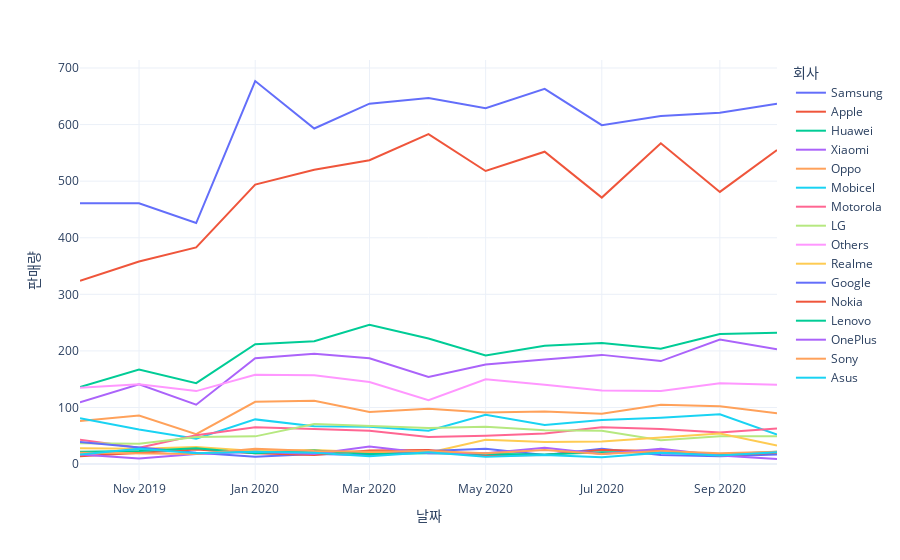

Write notebook code for a chart like this one.
### Code cell
df.melt(id_vars='Date').set_axis(['날짜','회사','판매량'],axis=1)\
.plot.line(
    x='날짜',y='판매량',
    color='회사'
)

### Figure 1 — Plotly figure (JSON) as saved in the notebook; plotly's stock layout.template omitted (floating-point values rounded to 4 significant figures)
{"data": [{"hovertemplate": "회사=Samsung<br>날짜=%{x}<br>판매량=%{y}<extra></extra>", "legendgroup": "Samsung", "line": {"color": "#636efa", "dash": "solid"}, "marker": {"symbol": "circle"}, "mode": "lines", "name": "Samsung", "orientation": "v", "showlegend": true, "type": "scatter", "x": ["2019-10", "2019-11", "2019-12", "2020-01", "2020-02", "2020-03", "2020-04", "2020-05", "2020-06", "2020-07", "2020-08", "2020-09", "2020-10"], "xaxis": "x", "y": [461, 461, 426, 677, 593, 637, 647, 629, 663, 599, 615, 621, 637], "yaxis": "y"}, {"hovertemplate": "회사=Apple<br>날짜=%{x}<br>판매량=%{y}<extra></extra>", "legendgroup": "Apple", "line": {"color": "#EF553B", "dash": "solid"}, "marker": {"symbol": "circle"}, "mode": "lines", "name": "Apple", "orientation": "v", "showlegend": true, "type": "scatter", "x": ["2019-10", "2019-11", "2019-12", "2020-01", "2020-02", "2020-03", "2020-04", "2020-05", "2020-06", "2020-07", "2020-08", "2020-09", "2020-10"], "xaxis": "x", "y": [324, 358, 383, 494, 520, 537, 583, 518, 552, 471, 567, 481, 555], "yaxis": "y"}, {"hovertemplate": "회사=Huawei<br>날짜=%{x}<br>판매량=%{y}<extra></extra>", "legendgroup": "Huawei", "line": {"color": "#00cc96", "dash": "solid"}, "marker": {"symbol": "circle"}, "mode": "lines", "name": "Huawei", "orientation": "v", "showlegend": true, "type": "scatter", "x": ["2019-10", "2019-11", "2019-12", "2020-01", "2020-02", "2020-03", "2020-04", "2020-05", "2020-06", "2020-07", "2020-08", "2020-09", "2020-10"], "xaxis": "x", "y": [136, 167, 143, 212, 217, 246, 222, 192, 209, 214, 204, 230, 232], "yaxis": "y"}, {"hovertemplate": "회사=Xiaomi<br>날짜=%{x}<br>판매량=%{y}<extra></extra>", "legendgroup": "Xiaomi", "line": {"color": "#ab63fa", "dash": "solid"}, "marker": {"symbol": "circle"}, "mode": "lines", "name": "Xiaomi", "orientation": "v", "showlegend": true, "type": "scatter", "x": ["2019-10", "2019-11", "2019-12", "2020-01", "2020-02", "2020-03", "2020-04", "2020-05", "2020-06", "2020-07", "2020-08", "2020-09", "2020-10"], "xaxis": "x", "y": [109, 141, 105, 187, 195, 187, 154, 176, 185, 193, 182, 220, 203], "yaxis": "y"}, {"hovertemplate": "회사=Oppo<br>날짜=%{x}<br>판매량=%{y}<extra></extra>", "legendgroup": "Oppo", "line": {"color": "#FFA15A", "dash": "solid"}, "marker": {"symbol": "circle"}, "mode": "lines", "name": "Oppo", "orientation": "v", "showlegend": true, "type": "scatter", "x": ["2019-10", "2019-11", "2019-12", "2020-01", "2020-02", "2020-03", "2020-04", "2020-05", "2020-06", "2020-07", "2020-08", "2020-09", "2020-10"], "xaxis": "x", "y": [76, 86, 53, 110, 112, 92, 98, 91, 93, 89, 105, 102, 90], "yaxis": "y"}, {"hovertemplate": "회사=Mobicel<br>날짜=%{x}<br>판매량=%{y}<extra></extra>", "legendgroup": "Mobicel", "line": {"color": "#19d3f3", "dash": "solid"}, "marker": {"symbol": "circle"}, "mode": "lines", "name": "Mobicel", "orientation": "v", "showlegend": true, "type": "scatter", "x": ["2019-10", "2019-11", "2019-12", "2020-01", "2020-02", "2020-03", "2020-04", "2020-05", "2020-06", "2020-07", "2020-08", "2020-09", "2020-10"], "xaxis": "x", "y": [81, 61, 45, 79, 67, 66, 59, 87, 69, 78, 82, 88, 52], "yaxis": "y"}, {"hovertemplate": "회사=Motorola<br>날짜=%{x}<br>판매량=%{y}<extra></extra>", "legendgroup": "Motorola", "line": {"color": "#FF6692", "dash": "solid"}, "marker": {"symbol": "circle"}, "mode": "lines", "name": "Motorola", "orientation": "v", "showlegend": true, "type": "scatter", "x": ["2019-10", "2019-11", "2019-12", "2020-01", "2020-02", "2020-03", "2020-04", "2020-05", "2020-06", "2020-07", "2020-08", "2020-09", "2020-10"], "xaxis": "x", "y": [43, 29, 51, 65, 62, 59, 48, 50, 54, 65, 62, 56, 63], "yaxis": "y"}, {"hovertemplate": "회사=LG<br>날짜=%{x}<br>판매량=%{y}<extra></extra>", "legendgroup": "LG", "line": {"color": "#B6E880", "dash": "solid"}, "marker": {"symbol": "circle"}, "mode": "lines", "name": "LG", "orientation": "v", "showlegend": true, "type": "scatter", "x": ["2019-10", "2019-11", "2019-12", "2020-01", "2020-02", "2020-03", "2020-04", "2020-05", "2020-06", "2020-07", "2020-08", "2020-09", "2020-10"], "xaxis": "x", "y": [37, 36, 48, 49, 71, 67, 64, 66, 60, 59, 42, 49, 49], "yaxis": "y"}, {"hovertemplate": "회사=Others<br>날짜=%{x}<br>판매량=%{y}<extra></extra>", "legendgroup": "Others", "line": {"color": "#FF97FF", "dash": "solid"}, "marker": {"symbol": "circle"}, "mode": "lines", "name": "Others", "orientation": "v", "showlegend": true, "type": "scatter", "x": ["2019-10", "2019-11", "2019-12", "2020-01", "2020-02", "2020-03", "2020-04", "2020-05", "2020-06", "2020-07", "2020-08", "2020-09", "2020-10"], "xaxis": "x", "y": [135, 141, 129, 158, 157, 145, 113, 150, 140, 130, 129, 143, 140], "yaxis": "y"}, {"hovertemplate": "회사=Realme<br>날짜=%{x}<br>판매량=%{y}<extra></extra>", "legendgroup": "Realme", "line": {"color": "#FECB52", "dash": "solid"}, "marker": {"symbol": "circle"}, "mode": "lines", "name": "Realme", "orientation": "v", "showlegend": true, "type": "scatter", "x": ["2019-10", "2019-11", "2019-12", "2020-01", "2020-02", "2020-03", "2020-04", "2020-05", "2020-06", "2020-07", "2020-08", "2020-09", "2020-10"], "xaxis": "x", "y": [28, 27, 30, 23, 25, 21, 20, 43, 39, 40, 47, 54, 33], "yaxis": "y"}, {"hovertemplate": "회사=Google<br>날짜=%{x}<br>판매량=%{y}<extra></extra>", "legendgroup": "Google", "line": {"color": "#636efa", "dash": "solid"}, "marker": {"symbol": "circle"}, "mode": "lines", "name": "Google", "orientation": "v", "showlegend": true, "type": "scatter", "x": ["2019-10", "2019-11", "2019-12", "2020-01", "2020-02", "2020-03", "2020-04", "2020-05", "2020-06", "2020-07", "2020-08", "2020-09", "2020-10"], "xaxis": "x", "y": [39, 29, 20, 13, 18, 16, 23, 27, 16, 27, 16, 14, 17], "yaxis": "y"}, {"hovertemplate": "회사=Nokia<br>날짜=%{x}<br>판매량=%{y}<extra></extra>", "legendgroup": "Nokia", "line": {"color": "#EF553B", "dash": "solid"}, "marker": {"symbol": "circle"}, "mode": "lines", "name": "Nokia", "orientation": "v", "showlegend": true, "type": "scatter", "x": ["2019-10", "2019-11", "2019-12", "2020-01", "2020-02", "2020-03", "2020-04", "2020-05", "2020-06", "2020-07", "2020-08", "2020-09", "2020-10"], "xaxis": "x", "y": [14, 20, 26, 19, 16, 24, 25, 15, 16, 25, 23, 15, 20], "yaxis": "y"}, {"hovertemplate": "회사=Lenovo<br>날짜=%{x}<br>판매량=%{y}<extra></extra>", "legendgroup": "Lenovo", "line": {"color": "#00cc96", "dash": "solid"}, "marker": {"symbol": "circle"}, "mode": "lines", "name": "Lenovo", "orientation": "v", "showlegend": true, "type": "scatter", "x": ["2019-10", "2019-11", "2019-12", "2020-01", "2020-02", "2020-03", "2020-04", "2020-05", "2020-06", "2020-07", "2020-08", "2020-09", "2020-10"], "xaxis": "x", "y": [22, 23, 28, 19, 24, 18, 19, 18, 17, 21, 21, 17, 22], "yaxis": "y"}, {"hovertemplate": "회사=OnePlus<br>날짜=%{x}<br>판매량=%{y}<extra></extra>", "legendgroup": "OnePlus", "line": {"color": "#ab63fa", "dash": "solid"}, "marker": {"symbol": "circle"}, "mode": "lines", "name": "OnePlus", "orientation": "v", "showlegend": true, "type": "scatter", "x": ["2019-10", "2019-11", "2019-12", "2020-01", "2020-02", "2020-03", "2020-04", "2020-05", "2020-06", "2020-07", "2020-08", "2020-09", "2020-10"], "xaxis": "x", "y": [17, 10, 18, 22, 18, 31, 19, 19, 29, 18, 27, 15, 9], "yaxis": "y"}, {"hovertemplate": "회사=Sony<br>날짜=%{x}<br>판매량=%{y}<extra></extra>", "legendgroup": "Sony", "line": {"color": "#FFA15A", "dash": "solid"}, "marker": {"symbol": "circle"}, "mode": "lines", "name": "Sony", "orientation": "v", "showlegend": true, "type": "scatter", "x": ["2019-10", "2019-11", "2019-12", "2020-01", "2020-02", "2020-03", "2020-04", "2020-05", "2020-06", "2020-07", "2020-08", "2020-09", "2020-10"], "xaxis": "x", "y": [20, 19, 18, 27, 23, 22, 23, 19, 25, 18, 23, 19, 22], "yaxis": "y"}, {"hovertemplate": "회사=Asus<br>날짜=%{x}<br>판매량=%{y}<extra></extra>", "legendgroup": "Asus", "line": {"color": "#19d3f3", "dash": "solid"}, "marker": {"symbol": "circle"}, "mode": "lines", "name": "Asus", "orientation": "v", "showlegend": true, "type": "scatter", "x": ["2019-10", "2019-11", "2019-12", "2020-01", "2020-02", "2020-03", "2020-04", "2020-05", "2020-06", "2020-07", "2020-08", "2020-09", "2020-10"], "xaxis": "x", "y": [17, 27, 19, 22, 20, 14, 21, 13, 16, 12, 20, 15, 21], "yaxis": "y"}], "layout": {"autosize": true, "legend": {"title": {"text": "회사"}, "tracegroupgap": 0}, "margin": {"t": 60}, "xaxis": {"anchor": "y", "autorange": true, "domain": [0, 1], "range": ["2019-10-01", "2020-10-01"], "title": {"text": "날짜"}, "type": "date"}, "yaxis": {"anchor": "x", "autorange": true, "domain": [0, 1], "range": [-28.11, 714.1], "title": {"text": "판매량"}, "type": "linear"}}}
